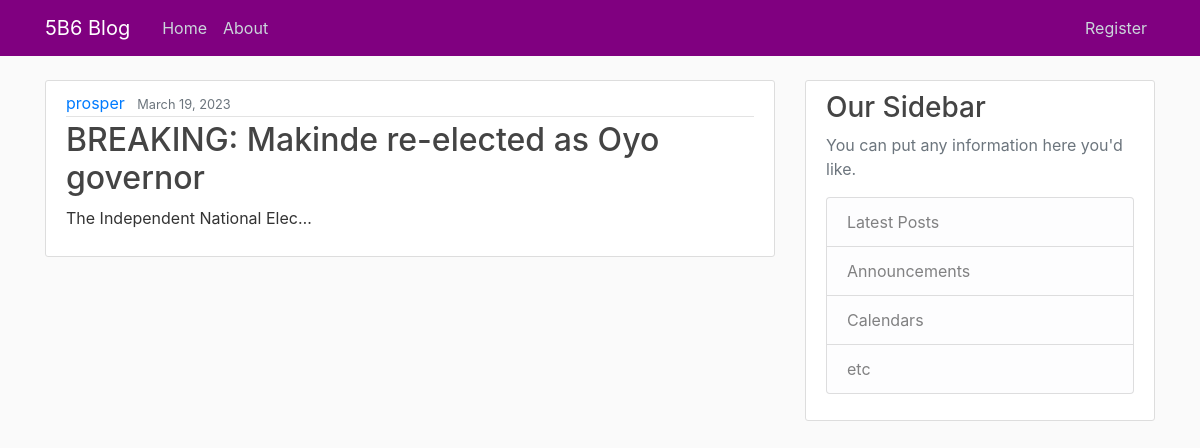
The page / on the database its author committed.
### blog/models.py (models this page shows, shortened)
class Post(models.Model):
    title = models.CharField(max_length=100)
    content = models.TextField()
    date_posted = models.DateTimeField(default=timezone.now)
    author = models.ForeignKey(User, on_delete=models.CASCADE)

### blog/views.py (the view)
# urls.py: path('', PostListView.as_view(), name='blog-home'),
class PostListView(ListView):
    model = Post
    template_name = 'blog/home.html'  # <app>/<model>_<viewtype>.html
    context_object_name = 'posts'
    ordering = ['-date_posted']

### blog/templates/blog/home.html
{% extends "blog/base.html" %}
{% block content %}
    {% for post in posts %}
        <article class="media content-section">
          <div class="media-body">
            <div class="article-metadata">
              <a class="mr-2" href="#">{{ post.author }}</a>
              <small class="text-muted">{{ post.date_posted|date:"F d, Y" }}</small>
            </div>
            <h2><a class="article-title" href="{% url 'post-detail' post.id %}">{{ post.title }}</a></h2>
            <p class="article-content">{{ post.content|truncatechars:30 }}</p>
          </div>
        </article>
    {% endfor %}
{% endblock content %}

### blog/templates/blog/base.html (shortened to what this page needs)
{% load static %}
<!DOCTYPE html>
<html>
<head>
    <link rel="stylesheet" href="https://maxcdn.bootstrapcdn.com/bootstrap/4.0.0/css/bootstrap.min.css">
    <link rel="stylesheet" type="text/css" href="{% static 'blog/main.css' %}">
</head>
<body>
    <header class="site-header">
      <nav class="navbar navbar-expand-md navbar-dark bg-steel fixed-top">
        <div class="container">
          <a class="navbar-brand mr-4" href="{% url 'blog-home' %}">5B6 Blog</a>
          <div class="collapse navbar-collapse" id="navbarToggle">
            <div class="navbar-nav mr-auto">
              <a class="nav-item nav-link" href="{% url 'blog-home' %}">Home</a>
              <a class="nav-item nav-link" href="{% url 'blog-about' %}">About</a>
            </div>
            <div class="navbar-nav">
                <a class="nav-item nav-link" href="">Register</a>
            </div>
          </div>
        </div>
      </nav>
    </header>
    <main role="main" class="container">
      <div class="row">
        <div class="col-md-8">
          {% block content %}{% endblock %}
        </div>
        <div class="col-md-4">
          <div class="content-section">
            <h3>Our Sidebar</h3>
            <p class='text-muted'>You can put any information here you'd like.
              <ul class="list-group">
                <li class="list-group-item list-group-item-light">Latest Posts</li>
                <li class="list-group-item list-group-item-light">Announcements</li>
                <li class="list-group-item list-group-item-light">Calendars</li>
                <li class="list-group-item list-group-item-light">etc</li>
              </ul>
            </p>
          </div>
        </div>
      </div>
    </main>
</body>
</html>

### blog/static/blog/main.css (style rules this page uses)
body { background: #fafafa; color: #333333; margin-top: 5rem; }
h1, h2, h3, h4, h5, h6 { color: #444444; }
ul { margin: 0; }
.bg-steel { background-color: purple; }
.site-header .navbar-nav .nav-link { color: #cbd5db; }
.content-section { background: #ffffff; padding: 10px 20px; border: 1px solid #dddddd; border-radius: 3px; margin-bottom: 20px; }
.article-title { color: #444444; }
.article-content { white-space: pre-line; }
.article-metadata { padding-bottom: 1px; margin-bottom: 4px; border-bottom: 1px solid #e3e3e3 }

### rows shown on the page
Post: author "prosper", date_posted "March 19, 2023", title "BREAKING: Makinde re-elected as Oyo governor", content "The Independent National Elec…"
